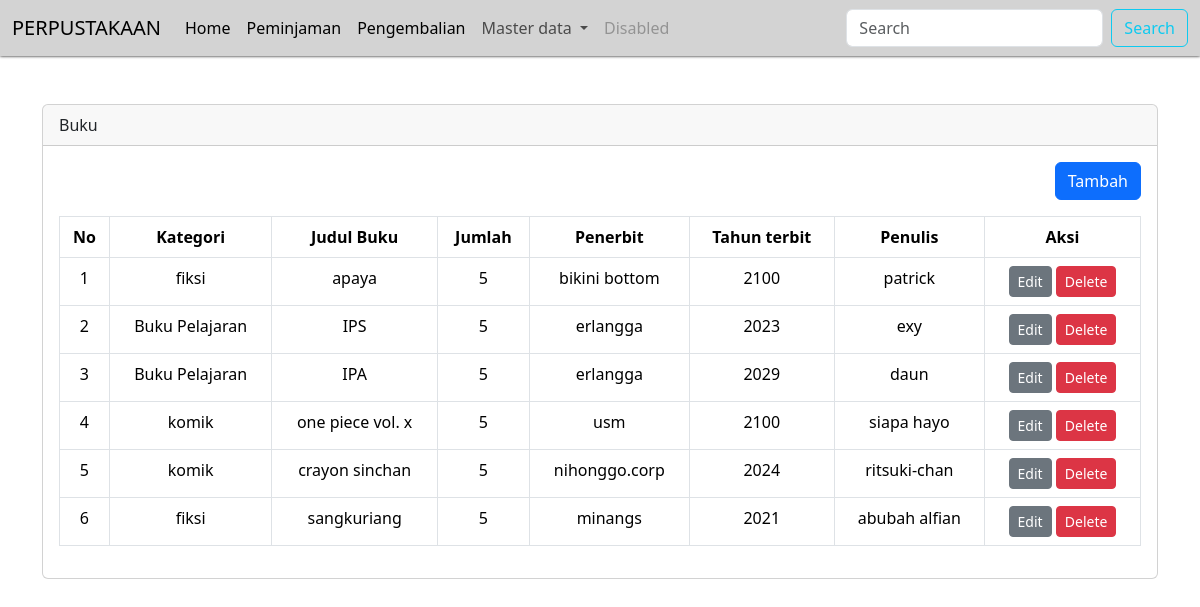
Page /?pg=buku on the committed database.
### tables this page shows
CREATE TABLE `buku` (
  `id` int(11) NOT NULL,
  `id_kategori` int(11) NOT NULL,
  `judul` varchar(50) NOT NULL,
  `jumlah` int(11) NOT NULL,
  `penerbit` varchar(50) NOT NULL,
  `tahun_terbit` varchar(5) NOT NULL,
  `penulis` varchar(100) NOT NULL,
  `created_at` timestamp NOT NULL DEFAULT current_timestamp(),
  `updated_at` timestamp NOT NULL DEFAULT current_timestamp() ON UPDATE current_timestamp()
);

CREATE TABLE `kategori` (
  `id` int(11) NOT NULL,
  `nama_kategori` varchar(50) NOT NULL,
  `keterangan` text NOT NULL,
  `created_at` timestamp NOT NULL DEFAULT current_timestamp(),
  `updated_at` timestamp NOT NULL DEFAULT current_timestamp() ON UPDATE current_timestamp()
);

### content/buku.php (the view, shortened to what this page needs)
<?php
$queryBuku = mysqli_query($koneksi, "SELECT kategori.nama_kategori, buku.* FROM buku LEFT JOIN kategori ON kategori.id = buku.id_kategori ORDER BY id DESC");
?>
<div class="container mt-5">
    <div class="row">
        <div class="col-sm-12">
            <div class="card">
                <div class="card-header">Buku</div>
                <div class="card-body">
                    <div align="right" class="mb-3">
                        <a href="?pg=tambah-buku" class="btn btn-primary">Tambah</a>
                    </div>
                    <table class="table table-bordered">
                        <thead>
                            <tr style="text-align: center;">
                                <th>No</th>
                                <th>Kategori</th>
                                <th>Judul Buku</th>
                                <th>Jumlah</th>
                                <th>Penerbit</th>
                                <th>Tahun terbit</th>
                                <th>Penulis</th>
                                <th>Aksi</th>
                            </tr>
                        </thead>
                        <tbody style="text-align: center;">
                            <?php $no = 1;
                            while ($rowBuku = mysqli_fetch_assoc($queryBuku)) : ?>
                                <tr>
                                    <td><?php echo $no++ ?></td>
                                    <td><?php echo $rowBuku['nama_kategori'] ?></td>
                                    <td><?php echo $rowBuku['judul'] ?></td>
                                    <td><?php echo $rowBuku['jumlah'] ?></td>
                                    <td><?php echo $rowBuku['penerbit'] ?></td>
                                    <td><?php echo $rowBuku['tahun_terbit'] ?></td>
                                    <td><?php echo $rowBuku['penulis'] ?></td>
                                    <td>
                                        <a href="?pg=tambah-buku&edit=<?php echo $rowBuku['id'] ?>" class="btn btn-sm btn-secondary">Edit</a>
                                        <a href="?pg=tambah-buku&delete=<?php echo $rowBuku['id'] ?>" class="btn btn-sm btn-danger" onclick="return confirm('apakah anda yakin akan menghapus data?')">Delete</a>
                                    </td>
                                </tr>
                            <?php endwhile ?>
                        </tbody>
                    </table>
                </div>
            </div>
        </div>
    </div>

### rows in the picture
buku: id_kategori.nama_kategori "fiksi", judul "apaya", jumlah "5", penerbit "bikini bottom", tahun_terbit "2100", penulis "patrick"
buku: id_kategori.nama_kategori "Buku Pelajaran", judul "IPS", jumlah "5", penerbit "erlangga", tahun_terbit "2023", penulis "exy"
buku: id_kategori.nama_kategori "Buku Pelajaran", judul "IPA", jumlah "5", penerbit "erlangga", tahun_terbit "2029", penulis "daun"
buku: id_kategori.nama_kategori "komik", judul "one piece vol. x", jumlah "5", penerbit "usm", tahun_terbit "2100", penulis "siapa hayo"
buku: id_kategori.nama_kategori "komik", judul "crayon sinchan", jumlah "5", penerbit "nihonggo.corp", tahun_terbit "2024", penulis "ritsuki-chan"
buku: id_kategori.nama_kategori "fiksi", judul "sangkuriang", jumlah "5", penerbit "minangs", tahun_terbit "2021", penulis "abubah alfian"
